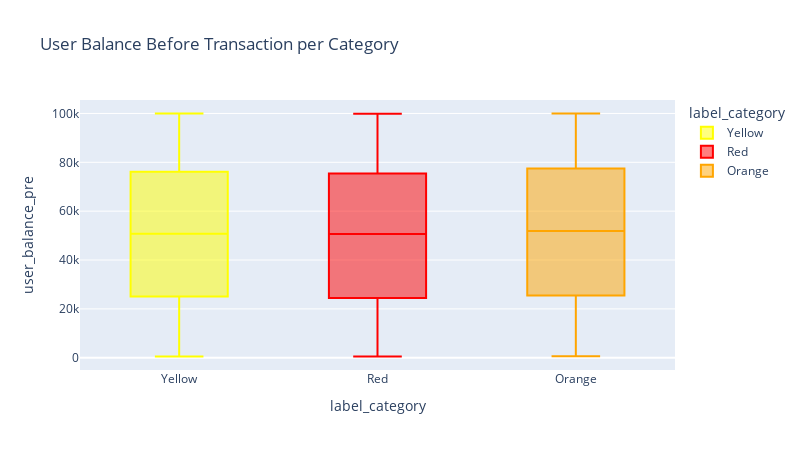

The notebook cell this image was saved under:
### Markdown cell above
### 3. User Balance Distribution per Category

### Code cell
fig = px.box(data, x='label_category', y='user_balance_pre', color='label_category',
             color_discrete_map={'Red':'red','Orange':'orange','Yellow':'yellow'},
             title='User Balance Before Transaction per Category',
             width=800, height=450)
fig.show()

### Figure 1 — Plotly figure (JSON) as saved in the notebook; plotly's stock layout.template omitted (floating-point values rounded to 4 significant figures; data arrays with more than 128 entries replaced by an {"elided": "..."} marker saying what was removed)
{"data": [{"alignmentgroup": "True", "hovertemplate": "label_category=%{x}<br>user_balance_pre=%{y}<extra></extra>", "legendgroup": "Yellow", "marker": {"color": "yellow"}, "name": "Yellow", "notched": false, "offsetgroup": "Yellow", "orientation": "v", "showlegend": true, "type": "box", "x": {"elided": "2645 str values"}, "x0": " ", "xaxis": "x", "y": {"elided": "2645 int values"}, "y0": " ", "yaxis": "y"}, {"alignmentgroup": "True", "hovertemplate": "label_category=%{x}<br>user_balance_pre=%{y}<extra></extra>", "legendgroup": "Red", "marker": {"color": "red"}, "name": "Red", "notched": false, "offsetgroup": "Red", "orientation": "v", "showlegend": true, "type": "box", "x": {"elided": "1490 str values"}, "x0": " ", "xaxis": "x", "y": {"elided": "1490 int values"}, "y0": " ", "yaxis": "y"}, {"alignmentgroup": "True", "hovertemplate": "label_category=%{x}<br>user_balance_pre=%{y}<extra></extra>", "legendgroup": "Orange", "marker": {"color": "orange"}, "name": "Orange", "notched": false, "offsetgroup": "Orange", "orientation": "v", "showlegend": true, "type": "box", "x": {"elided": "1865 str values"}, "x0": " ", "xaxis": "x", "y": {"elided": "1865 int values"}, "y0": " ", "yaxis": "y"}], "layout": {"boxmode": "overlay", "height": 450, "legend": {"title": {"text": "label_category"}, "tracegroupgap": 0}, "title": {"text": "User Balance Before Transaction per Category"}, "width": 800, "xaxis": {"anchor": "y", "categoryarray": ["Yellow", "Red", "Orange"], "categoryorder": "array", "domain": [0, 1], "title": {"text": "label_category"}}, "yaxis": {"anchor": "x", "domain": [0, 1], "title": {"text": "user_balance_pre"}}}}
